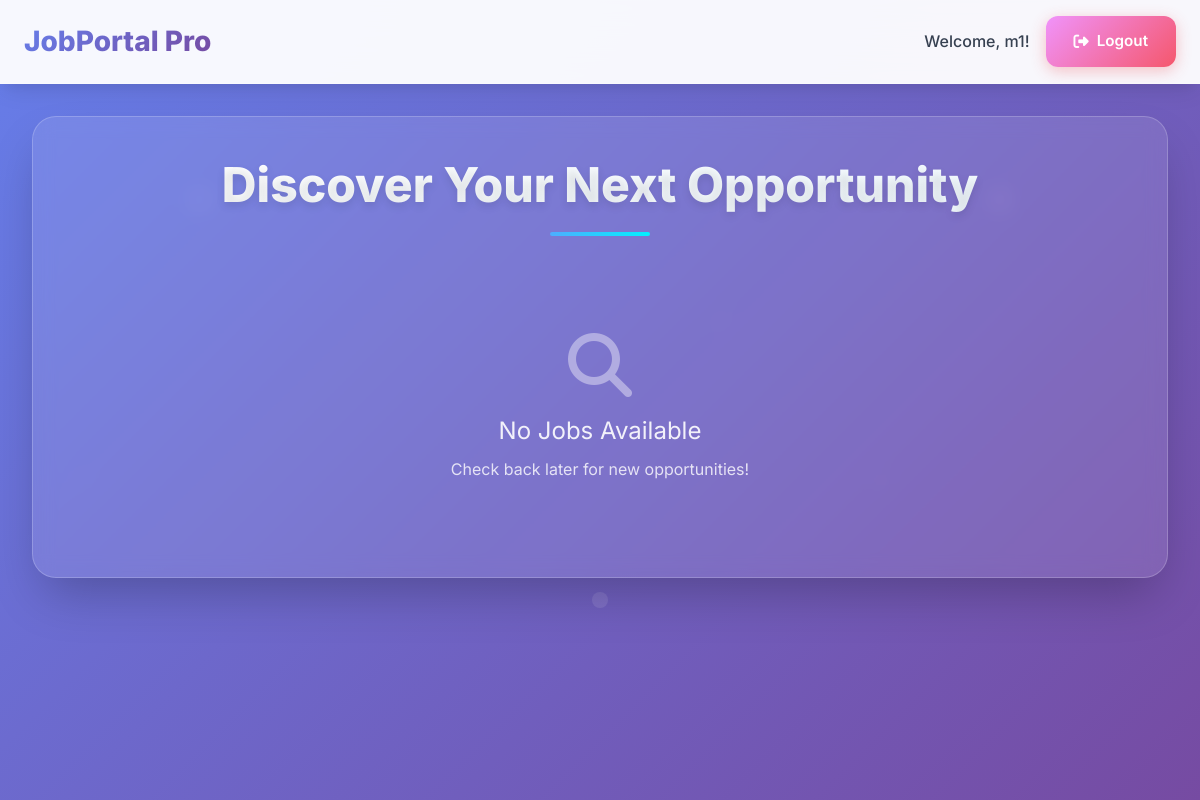
The page /job_application/job_seeker_dashboard.php (signed in) on the database as committed earlier.
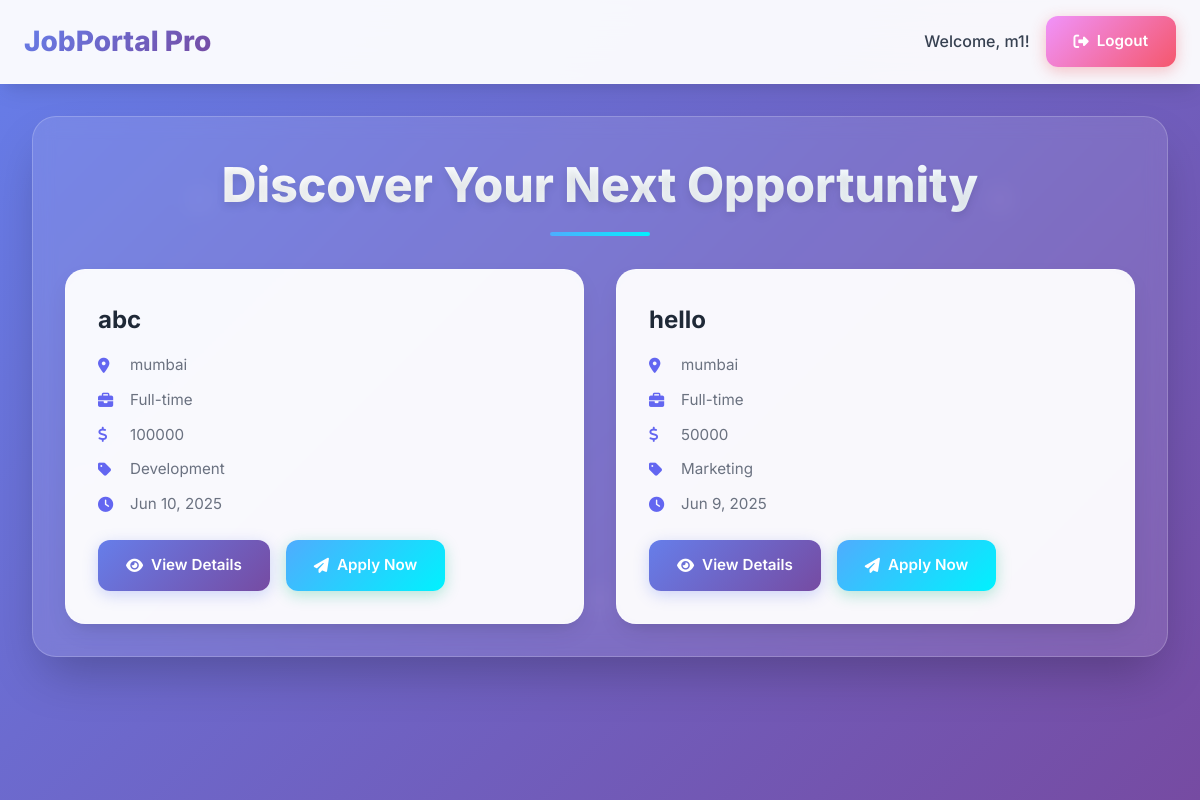
The same page on the database as committed later.
### tables this page shows
CREATE TABLE `job_postings` (
  `job_id` int(11) NOT NULL,
  `title` varchar(100) NOT NULL,
  `description` text NOT NULL,
  `requirements` text NOT NULL,
  `location` varchar(100) NOT NULL,
  `job_type` enum('Full-time','Part-time','Contract','Temporary') NOT NULL,
  `shift_schedule` varchar(100) DEFAULT NULL,
  `salary` varchar(50) DEFAULT NULL,
  `benefits` text DEFAULT NULL,
  `is_active` tinyint(1) DEFAULT 1,
  `posted_by` int(11) DEFAULT 1,
  `updated_at` timestamp NOT NULL DEFAULT current_timestamp() ON UPDATE current_timestamp(),
  `job_categories` enum('Marketing','Sales','Education','Development','Tally Experts','Other') DEFAULT NULL,
  `created_at` timestamp NOT NULL DEFAULT current_timestamp()
);

### job_application/job_seeker_dashboard.php (the view, shortened to what this page needs)
<?php
$conn = new mysqli("127.0.0.1", "root", "", "job_portal");
$sql = "SELECT job_id, title, description, requirements, location, job_type, shift_schedule, salary, benefits, job_categories, created_at
        FROM job_postings
        WHERE is_active = 1
        ORDER BY created_at DESC";
$jobs_result = $conn->query($sql);
?>
<!DOCTYPE html>
<html lang="en">
<head>
    <script src="https://cdn.tailwindcss.com"></script>
    <link rel="stylesheet" href="https://cdnjs.cloudflare.com/ajax/libs/font-awesome/6.4.0/css/all.min.css">
</head>
<body>
    <div class="bg-animated"></div>
    <nav class="navbar">
        <div class="max-w-7xl mx-auto px-6 py-4 flex justify-between items-center">
            <div class="nav-brand">JobPortal Pro</div>
            <div class="flex items-center space-x-4">
                <span class="text-gray-700 font-medium">Welcome, <?php echo htmlspecialchars($_SESSION['username']); ?>!</span>
                <a href="logout.php" class="btn btn-danger">
                    <i class="fas fa-sign-out-alt mr-2"></i>Logout
                </a>
            </div>
        </div>
    </nav>
    <div class="main-container">
        <h1 class="main-title">Discover Your Next Opportunity</h1>
        <div class="jobs-grid">
            <?php if ($jobs_result->num_rows > 0): ?>
                <?php while ($job = $jobs_result->fetch_assoc()): ?>
                    <div class="job-card">
                        <h2 class="job-title"><?php echo htmlspecialchars($job['title']); ?></h2>
                        <div class="job-detail">
                            <i class="fas fa-map-marker-alt"></i>
                            <span><?php echo htmlspecialchars($job['location']); ?></span>
                        </div>
                        <div class="job-detail">
                            <i class="fas fa-briefcase"></i>
                            <span><?php echo htmlspecialchars($job['job_type']); ?></span>
                        </div>
                        <div class="job-detail">
                            <i class="fas fa-dollar-sign"></i>
                            <span><?php echo htmlspecialchars($job['salary'] ?: 'Competitive'); ?></span>
                        </div>
                        <div class="job-detail">
                            <i class="fas fa-tag"></i>
                            <span><?php echo htmlspecialchars($job['job_categories']); ?></span>
                        </div>
                        <div class="job-detail">
                            <i class="fas fa-clock"></i>
                            <span><?php echo date('M j, Y', strtotime($job['created_at'])); ?></span>
                        </div>
                        <div class="btn-group">
                            <button onclick="openJobModal(<?php echo $job['job_id']; ?>, '<?php echo addslashes(htmlspecialchars($job['title'])); ?>', '<?php echo addslashes(htmlspecialchars($job['description'])); ?>', '<?php echo addslashes(htmlspecialchars($job['requirements'])); ?>', '<?php echo addslashes(htmlspecialchars($job['location'])); ?>', '<?php echo addslashes(htmlspecialchars($job['job_type'])); ?>', '<?php echo addslashes(htmlspecialchars($job['shift_schedule'])); ?>', '<?php echo addslashes(htmlspecialchars($job['salary'])); ?>', '<?php echo addslashes(htmlspecialchars($job['benefits'])); ?>', '<?php echo addslashes(htmlspecialchars($job['job_categories'])); ?>')"
                                    class="btn btn-primary">
                                <i class="fas fa-eye mr-2"></i>View Details
                            </button>
                            <button onclick="openApplyModal(<?php echo $job['job_id']; ?>, '<?php echo addslashes(htmlspecialchars($job['title'])); ?>')"
                                    class="btn btn-success">
                                <i class="fas fa-paper-plane mr-2"></i>Apply Now
                            </button>
                        </div>
                    </div>
                <?php endwhile; ?>
            <?php else: ?>
                <div class="no-jobs">
                    <i class="fas fa-search"></i>
                    <h3>No Jobs Available</h3>
                    <p>Check back later for new opportunities!</p>
                </div>
            <?php endif; ?>
        </div>
    </div>
</body>
</html>

Rows that differ between the two databases and show on the page:
added job_postings: title "abc", location "mumbai", job_type "Full-time", salary "100000", job_categories "Development", created_at "Jun 10, 2025"
added job_postings: title "hello", location "mumbai", job_type "Full-time", salary "50000", job_categories "Marketing", created_at "Jun 9, 2025"
Other text that changed with them:
text no longer shown: "No Jobs Available Check back later for new opportunities!"
